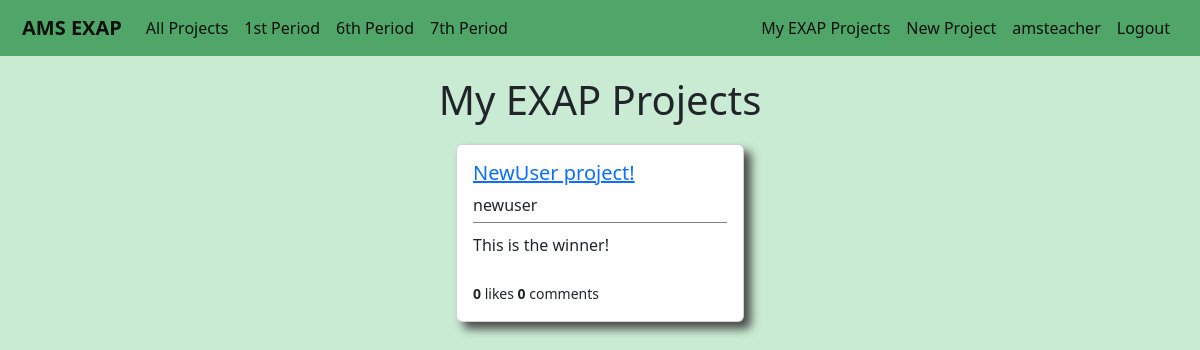
Before: /users/myprojects/28/ (signed in) with the older database file.
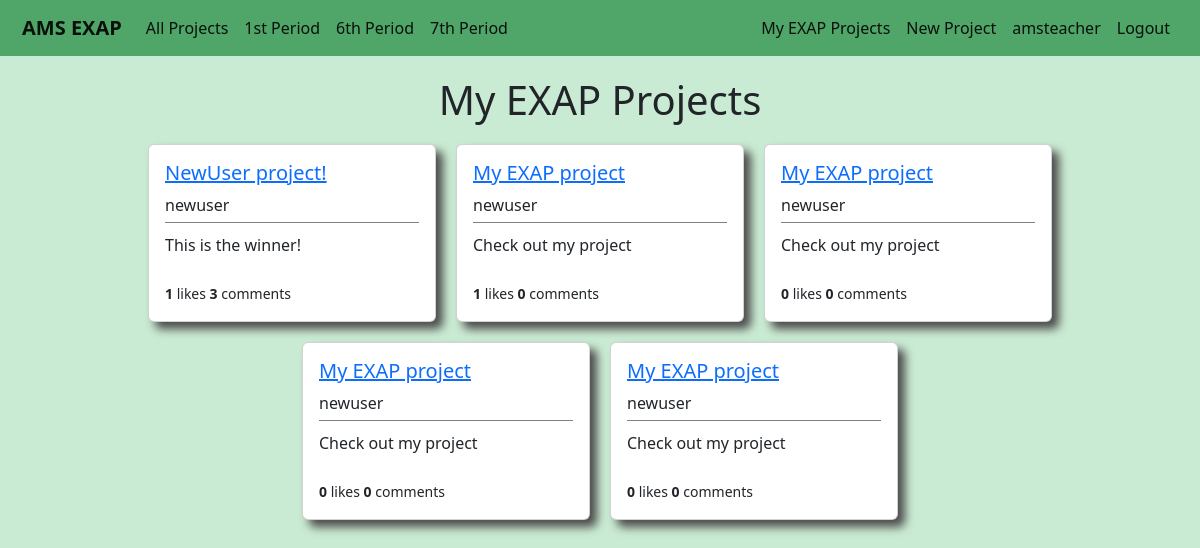
After: the same page with the newer database file.
### users/models.py (models this page shows, shortened)
class Project(models.Model):
    student = models.ForeignKey(User,on_delete=models.CASCADE)
    period = models.IntegerField(choices=periods,default=1)
    liked = models.ManyToManyField(User,default=None,blank=True,related_name='likes')
    title = models.CharField(max_length=50,default='My EXAP project')
    blurb = models.CharField(max_length=100,default='Check out my project')
    description = models.TextField(default="I haven't written my project description yet, but trust me it will be awesome!")

### users/views.py (the view)
# urls.py: path('myprojects/<int:user_id>/',MyProjectsListView.as_view(),name='users-myprojects'),
class MyProjectsListView(LoginRequiredMixin,ListView):
    model = Project
    template_name = 'users/myprojects.html'
    context_object_name = 'projects'
    def get_queryset(self):
        user = get_object_or_404(User,id=self.kwargs.get('user_id'))
        projects = Project.objects.filter(student=user)
        return projects

### users/templates/users/myprojects.html
{% extends 'main/base.html' %}
{% block content %}
<div class='page-title'>
    <h1>My EXAP Projects</h1>
</div>
{% if user.is_authenticated %}
    <div class='container'>
        {% for project in projects %}
            <div class="card project-card" style="width: 18rem;">
                <div class="card-body project-card-body">
                    <h5><a class="article-title" href="{% url 'project-details' project.pk %}">{{ project.title }}</a></h5>
                    <h8 class="card-title project-card-student">{{ project.student.username }}</h8>
                    <div class='project-card-blurb'>
                        <p class="card-text project-card-text">{{ project.blurb }}</p>
                    </div>
                    <br>
                    <small><b>{{ project.liked.all.count }}</b> likes <b>{{ project.comments.all.count }}</b> comments</small>
                </div>
            </div>
        {% endfor %}
    </div>
{% endif %}
{% endblock content %}

Changed rows visible on the page:
computed for Project "NewUser project!": liked.all.count "0" → "1"; comments.all.count "0" → "3"
added Project: title "My EXAP project", student.username "newuser", blurb "Check out my project", liked.all.count "1", comments.all.count "0"
added Project: title "My EXAP project", student.username "newuser", blurb "Check out my project", liked.all.count "0", comments.all.count "0"
added Project: title "My EXAP project", student.username "newuser", blurb "Check out my project", liked.all.count "0", comments.all.count "0"
added Project: title "My EXAP project", student.username "newuser", blurb "Check out my project", liked.all.count "0", comments.all.count "0"
